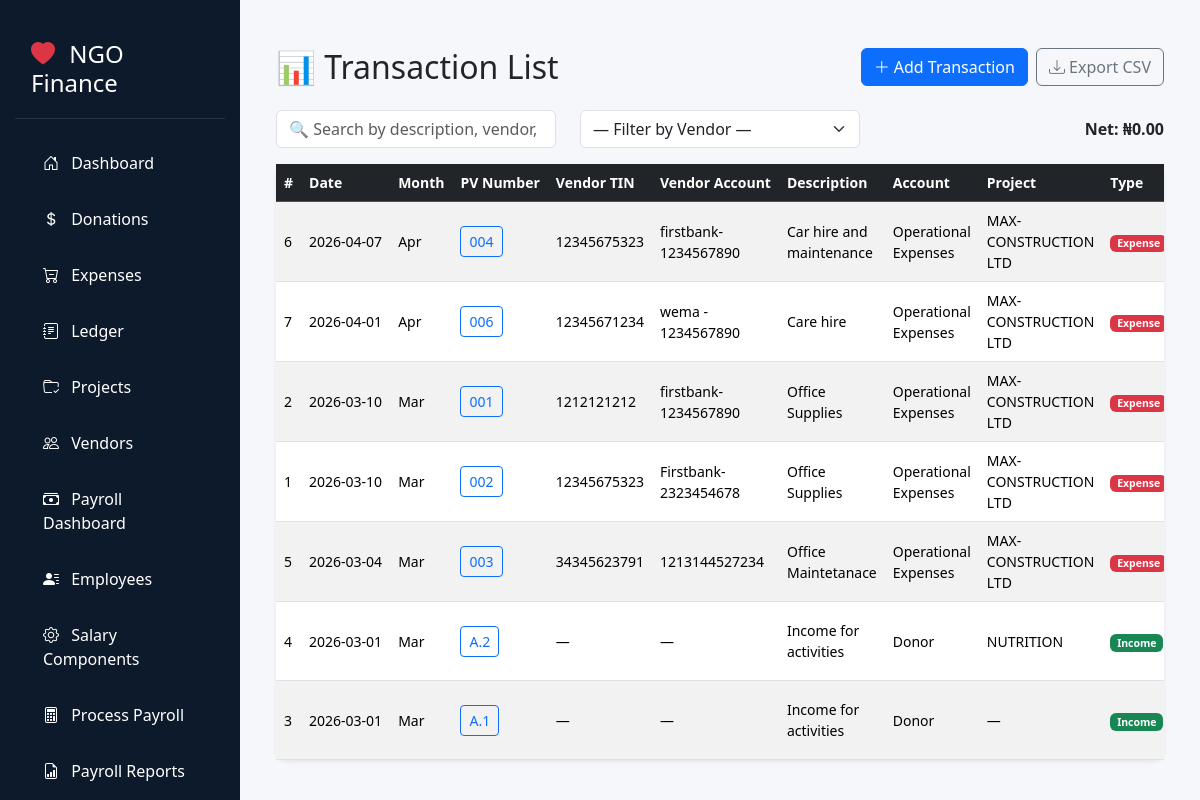
Screenshot of /transactions-page with the database file from the repository.
### tables this page shows
CREATE TABLE transactions (
            id INTEGER PRIMARY KEY AUTOINCREMENT,
            date TEXT NOT NULL,
            pv_number TEXT,
            reference TEXT,
            description TEXT NOT NULL,
            type TEXT NOT NULL,
            amount REAL NOT NULL CHECK(amount >= 0),
            month INTEGER,
            project TEXT,
            main_account TEXT,
            main_account_code TEXT,
            sub_account TEXT,
            sub_account_code TEXT,
            wht_applied INTEGER DEFAULT 0,
            wht_rate REAL DEFAULT 0.0,
            wht_amount REAL DEFAULT 0.0,
            net_amount REAL DEFAULT 0.0
        , vendor_tin TEXT, vendor_account_name TEXT, vendor_account_number TEXT);

### main.py (the view)
@app.get("/transactions-page", response_class=HTMLResponse)
async def transactions_page(request: Request):
    transactions = get_transactions()
    success_msg = request.query_params.get("success")
    return templates.TemplateResponse(
        "transactions.html",
        {
            "request": request,
            "transactions": transactions,
            "vendors": get_vendors(),
            "success_msg": success_msg  # optional: "created" or "updated"
        }
    )

### templates/transactions.html (shortened to what this page needs)
{% extends "base.html" %}
{% block content %}
<div class="container-fluid mt-4">
    <div class="d-flex justify-content-between align-items-center mb-4 flex-wrap gap-2">
        <h2 class="mb-0">📊 Transaction List</h2>
        <div class="d-flex gap-2">
            <a href="/add-transaction" class="btn btn-primary">
                <i class="bi bi-plus-lg"></i> Add Transaction
            </a>
            <a href="/export" class="btn btn-outline-secondary">
                <i class="bi bi-download"></i> Export CSV
            </a>
        </div>
    </div>
    {% if transactions|length == 0 %}
        <div class="alert alert-info text-center py-4">
            No transactions recorded yet.
        </div>
    {% else %}
    <div class="row mb-3 align-items-center">
        <div class="col-md-4">
            <input type="text" class="form-control" id="searchInput"
                   placeholder="🔍 Search by description, vendor, PV, account...">
        </div>
        <div class="col-md-4 mt-2 mt-md-0">
            <select class="form-select" id="vendorFilter">
                <option value="">— Filter by Vendor —</option>
            </select>
        </div>
        <div class="col-md-4 text-md-end mt-2 mt-md-0">
            <strong>Net: ₦<span id="totalNet">0.00</span></strong>
        </div>
    </div>
    <div class="card shadow-sm border-0">
        <div class="card-body p-0">
            <div class="table-responsive">
                <table class="table table-hover table-striped align-middle mb-0 small" id="transactionTable">
                    <thead class="table-dark text-nowrap">
                        <tr>
                            <th>#</th>
                            <th>Date</th>
                            <th>Month</th>
                            <th>PV Number</th>
                            <th>Vendor TIN</th>
                            <th>Vendor Account</th>
                            <th>Description</th>
                            <th>Account</th>
                            <th>Project</th>
                            <th>Type</th>
                        </tr>
                    </thead>
                    <tbody>
                        {% for t in transactions %}
                        <tr data-type="{{ t.type }}">
                            <td>{{ t.id }}</td>
                            <td class="text-nowrap">{{ t.date }}</td>
                            <td>
                                {% set months = ['', 'Jan', 'Feb', 'Mar', 'Apr', 'May', 'Jun', 'Jul', 'Aug', 'Sep', 'Oct', 'Nov', 'Dec'] %}
                                {% if t.month %}{{ months[t.month] }}{% else %}—{% endif %}
                            </td>
                            <td class="text-nowrap">
                                {% if t.pv_number %}
                                    <a href="/payment-voucher-content/{{ t.id }}" class="btn btn-sm btn-outline-primary" target="_blank" title="Print PV">
                                        {{ t.pv_number }}
                                    </a>
                                {% else %}
                                    —
                                {% endif %}
                            </td>
                            <td>{{ t.vendor_tin or '—' }}</td>
                            <td>
                                {% if t.vendor_account_name or t.vendor_account_number %}
                                    {{ t.vendor_account_name or '—' }}
                                {% else %}
                                    —
                                {% endif %}
                            </td>
                            <td>{{ t.description }}</td>
                            <td>{{ t.account_name }}</td>
                            <td>{{ t.project or '—' }}</td>
                            <td>
                                <span class="badge {% if t.type == 'Income' %}bg-success{% else %}bg-danger{% endif %}">
                                    {{ t.type }}
                                </span>
                            </td>
                        </tr>
                        {% endfor %}
                    </tbody>
                </table>
            </div>
        </div>
    </div>
    {% endif %}
</div>
{% endblock %}

### static/style.css (style rules this page uses)
.card { border-radius: 0.7rem; box-shadow: 0 4px 12px rgba(0, 0, 0, 0.08); border: none; }
.table { margin-bottom: 0; }
.table th { font-weight: 600; }
table, tr, td { page-break-inside: avoid; }
td { word-wrap: break-word; }

### templates/base.html (style rules this page uses)
:root { --sidebar-width: 240px; --sidebar-bg: #0d1a2b; --sidebar-hover: #1e3a5f; --active-bg: #2c5282; }
body { min-height: 100vh; background-color: #f5f7fa; }

### rows the page displays
transactions: id "6", date "2026-04-07", month "Apr", pv_number "004", vendor_tin "12345675323", vendor_account_name "firstbank-1234567890", description "Car hire and maintenance", account_name "Operational Expenses", project "MAX-CONSTRUCTION LTD", type "Expense"
transactions: id "7", date "2026-04-01", month "Apr", pv_number "006", vendor_tin "12345671234", vendor_account_name "wema - 1234567890", description "Care hire", account_name "Operational Expenses", project "MAX-CONSTRUCTION LTD", type "Expense"
transactions: id "2", date "2026-03-10", month "Mar", pv_number "001", vendor_tin "1212121212", vendor_account_name "firstbank-1234567890", description "Office Supplies", account_name "Operational Expenses", project "MAX-CONSTRUCTION LTD", type "Expense"
transactions: id "1", date "2026-03-10", month "Mar", pv_number "002", vendor_tin "12345675323", vendor_account_name "Firstbank-2323454678", description "Office Supplies", account_name "Operational Expenses", project "MAX-CONSTRUCTION LTD", type "Expense"
transactions: id "5", date "2026-03-04", month "Mar", pv_number "003", vendor_tin "34345623791", vendor_account_name "1213144527234", description "Office Maintetanace", account_name "Operational Expenses", project "MAX-CONSTRUCTION LTD", type "Expense"
transactions: id "4", date "2026-03-01", month "Mar", pv_number "A.2", vendor_tin "—", description "Income for activities", account_name "Donor", project "NUTRITION", type "Income"
transactions: id "3", date "2026-03-01", month "Mar", pv_number "A.1", vendor_tin "—", description "Income for activities", account_name "Donor", project "—", type "Income"
